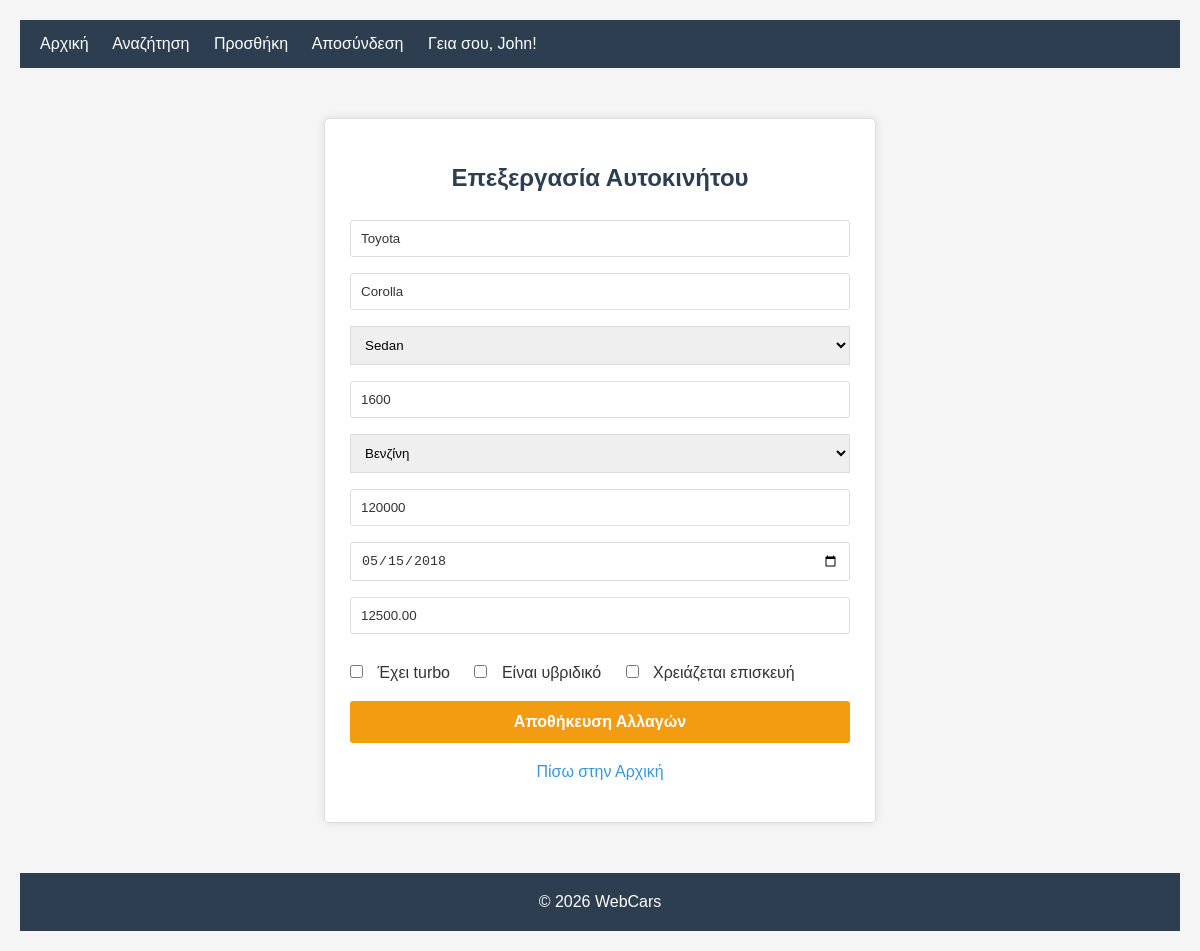
Screenshot of /public/pages/edit_car.php (signed in) with the database file from the repository.
### tables this page shows
CREATE TABLE `cars` (
  `id` int NOT NULL AUTO_INCREMENT,
  `user_id` int NOT NULL,
  `brand` varchar(50) NOT NULL,
  `model` varchar(50) NOT NULL,
  `body_type` enum('mini','hatchback','sedan','SUV') DEFAULT NULL,
  `engine_cc` int DEFAULT NULL,
  `fuel_type` varchar(30) DEFAULT NULL,
  `kilometers` int DEFAULT NULL,
  `first_registration` date DEFAULT NULL,
  `has_turbo` tinyint(1) DEFAULT '0',
  `is_hybrid` tinyint(1) DEFAULT '0',
  `needs_repair` tinyint(1) DEFAULT '0',
  `price` decimal(10,2) NOT NULL,
  `created_at` timestamp NULL DEFAULT CURRENT_TIMESTAMP,
  PRIMARY KEY (`id`),
  UNIQUE KEY `user_id` (`user_id`)
);

### app/theme.php (called while the page is built, shortened)
<?php
$theme = isset($_COOKIE['theme']) ? $_COOKIE['theme'] : 'light';
?>

### public/pages/edit_car.php (the view, shortened to what this page needs)
<?php
require_once 'theme.php';
require_once 'config.php';
$stmt = $pdo->prepare("SELECT * FROM cars WHERE user_id = ?");
$stmt->execute([$_SESSION['user_id']]);
$car = $stmt->fetch();
?>
<!DOCTYPE html>
<html>
<head>
    <link rel="stylesheet" href="style_<?php echo $theme; ?>.css">
</head>
<body>
    <nav>
        <a href="index.php"> Αρχική</a>
        <a href="search.php"> Αναζήτηση</a>
        <a href="add_car.php"> Προσθήκη</a>
        <a href="logout.php"> Αποσύνδεση</a>
        <span style="color: white; margin-left: auto;">Γεια σου, <?php echo $_SESSION['first_name']; ?>!</span>
    </nav>
    <div class="container">
        <div class="form-box">
            <h2> Επεξεργασία Αυτοκινήτου</h2>
            <form method="POST">
                <input type="text" name="brand" value="<?php echo htmlspecialchars($car['brand']); ?>" placeholder="Μάρκα *" required>
                <input type="text" name="model" value="<?php echo htmlspecialchars($car['model']); ?>" placeholder="Μοντέλο *" required>
                <select name="body_type" required>
                    <option value="sedan" <?php echo $car['body_type'] == 'sedan' ? 'selected' : ''; ?>>Sedan</option>
                </select>
                <input type="number" name="engine_cc" value="<?php echo $car['engine_cc']; ?>" placeholder="Κυβικά (cc) *" required>
                <select name="fuel_type" required>
                    <option value="Petrol" <?php echo $car['fuel_type'] == 'Petrol' ? 'selected' : ''; ?>>Βενζίνη</option>
                </select>
                <input type="number" name="kilometers" value="<?php echo $car['kilometers']; ?>" placeholder="Χιλιόμετρα *" required>
                <input type="date" name="first_registration" value="<?php echo $car['first_registration']; ?>" required>
                <input type="number" step="0.01" name="price" value="<?php echo $car['price']; ?>" placeholder="Τιμή (€) *" required>
                <div class="checkboxes">
                    <label>
                        <input type="checkbox" name="has_turbo" class="checkbox" <?php echo $car['has_turbo'] ? 'checked' : ''; ?>> Έχει turbo
                    </label>
                    <label>
                        <input type="checkbox" name="is_hybrid" class="checkbox" <?php echo $car['is_hybrid'] ? 'checked' : ''; ?>> Είναι υβριδικό
                    </label>
                    <label>
                        <input type="checkbox" name="needs_repair" class="checkbox" <?php echo $car['needs_repair'] ? 'checked' : ''; ?>> Χρειάζεται επισκευή
                    </label>
                </div>
                <button type="submit"> Αποθήκευση Αλλαγών</button>
            </form>
            <p style="text-align: center; margin-top: 20px;">
                <a href="index.php"> Πίσω στην Αρχική</a>
            </p>
        </div>
    </div>
    <footer style="text-align: center; padding: 20px; background: #2c3e50; color: white; margin-top: auto;">
        © 2026 WebCars
    </footer>
</body>
</html>

### public/assets/style_light.css (style rules this page uses)
body { background-color: #f5f5f5; color: #333; font-family: Arial, sans-serif; margin: 0; padding: 20px; }
.form-box { background-color: white; border: 1px solid #ddd; border-radius: 5px; padding: 30px; max-width: 500px; margin: 0 auto; box-shadow: 0 2px 10px rgba(0,0,0,0.1); }
h2 { color: #2c3e50; margin-bottom: 20px; text-align: center; }
input { width: 100%; padding: 10px; margin: 5px 0 15px 0; border: 1px solid #ccc; border-radius: 3px; box-sizing: border-box; background-color: white; color: #333; }
button { width: 100%; padding: 10px; border: none; border-radius: 3px; cursor: pointer; font-weight: bold; background-color: #4CAF50; color: white; }
a { color: #3498db; text-decoration: none; }

### public/pages/edit_car.php (style rules this page uses)
body { font-family: Arial; margin: 0; background: #f5f5f5; }
.container { max-width: 600px; margin: 30px auto; padding: 20px; }
nav { background: #2c3e50; padding: 15px 20px; }
nav a { color: white; text-decoration: none; margin-right: 20px; }
.form-box { background: white; padding: 25px; border-radius: 5px; box-shadow: 0 0 10px rgba(0,0,0,0.1); }
h2 { color: #2c3e50; text-align: center; }
input, select { width: 100%; padding: 10px; margin: 8px 0; border: 1px solid #ddd; box-sizing: border-box; }
button { background: #f39c12; color: white; padding: 12px; border: none; width: 100%; cursor: pointer; font-size: 16px; }
.checkbox { width: auto; margin-right: 10px; }
.checkboxes { margin: 15px 0; }
.checkboxes label { margin-right: 20px; }

### rows the page displays
cars: brand "Toyota", model "Corolla", body_type "Sedan", engine_cc "1600", fuel_type "Βενζίνη", kilometers "120000", first_registration "05/15/2018", price "12500.00"

### other values shown
$_SESSION['first_name'] "John"
